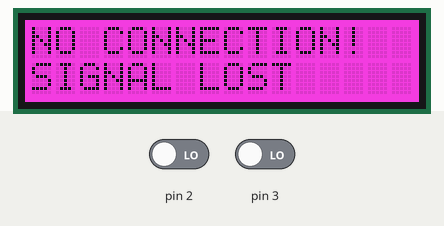
Simulated run of this sketch. Board: Arduino Uno, built with avr-gcc and run on an emulated ATmega328P. On the bench: 16×2 character LCD. Inputs (shaded band) come from the test bench; at power-on: pin 2 LOW, pin 3 LOW.

Above: at 2.2 s.
At 3.2 s:
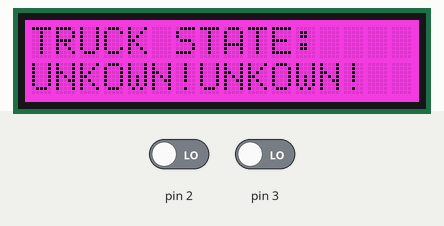
3.3 s: pin 2 driven HIGH
At 4.9 s:
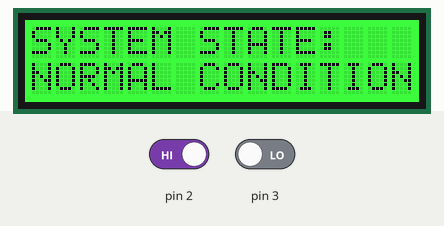
9.3 s: pin 3 driven HIGH
At 11.1 s:
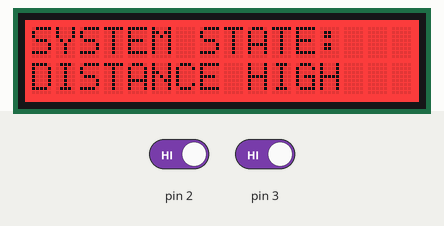
Timing chart, 0 to 12.6 s (numbered marks = the images above; inputs shaded):
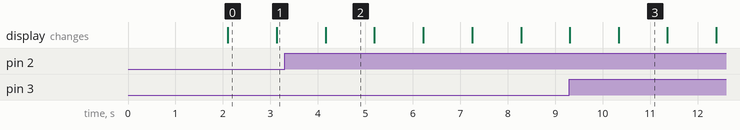

Measured:
- after the input at 3.3 s, the display: changes after 0.87 s (image 2)
- after the input at 9.3 s, the display: first differs from a run without the input after 1.0 s (image 3)
- what the display in image 0 shows lasts 1.0 s, from 2.1 s to 3.1 s

The sketch:

commandOutput.ino
```cpp
#include <Wire.h>
#include "rgb_lcd.h"

rgb_lcd lcd;
int dormant_signal = 2;
int d_increase_signal = 3;


void setup()
{
    //Signal Input Setup
    pinMode(2,INPUT);
    pinMode(3,INPUT);
    pinMode(4,INPUT);
    // set up the LCD's number of columns and rows:
    lcd.begin(16, 2);
    lcd.setRGB(245, 176, 65);
    // Print a message to the LCD.
    lcd.print("SYSTEM ACTIVATED");
    delay(2000);
}

void loop()
{
  if(digitalRead(3)==HIGH){
    lcd.clear();
    lcd.setCursor(0,0);
    lcd.setRGB(255, 0, 0);
    lcd.print("SYSTEM STATE:");
    lcd.setCursor(0,1);
    lcd.print("DISTANCE HIGH");
    delay(1000);
    lcd.clear();
    lcd.setCursor(0,0);
    lcd.setRGB(255, 0, 0);
    lcd.print("TRUCK STATE:");
    lcd.setCursor(0,1);
    lcd.print("DANGER STATUS");
    delay(1000);
   }
   else if(digitalRead(2) == HIGH){
    lcd.clear();
    lcd.setCursor(0,0);
    lcd.setRGB(0, 255, 0);
    lcd.print("SYSTEM STATE:");
    lcd.setCursor(0,1);
    lcd.print("NORMAL CONDITIONS");
    delay(1000);
    lcd.clear();
    lcd.setCursor(0,0);
    lcd.setRGB(0, 255, 0);
    lcd.print("TRUCK STATE:");
    lcd.setCursor(0,1);
    lcd.print("IDEAL STATUS");
    delay(1000);
   }
   else{
    lcd.clear();
    lcd.setCursor(0,0);
    lcd.setRGB(245, 0, 219  );
    lcd.print("NO CONNECTION!");
    lcd.setCursor(0,1);
    lcd.print("SIGNAL LOST");
    delay(1000);
    lcd.clear();
    lcd.setCursor(0,0);
    lcd.setRGB(245, 0, 219);
    lcd.print("TRUCK STATE:");
    lcd.setCursor(0,1);
    lcd.print("UNKOWN!UNKOWN!");
    delay(1000);
   }
}

/*********************************************************************************************************
  END FILE
*********************************************************************************************************/
```
